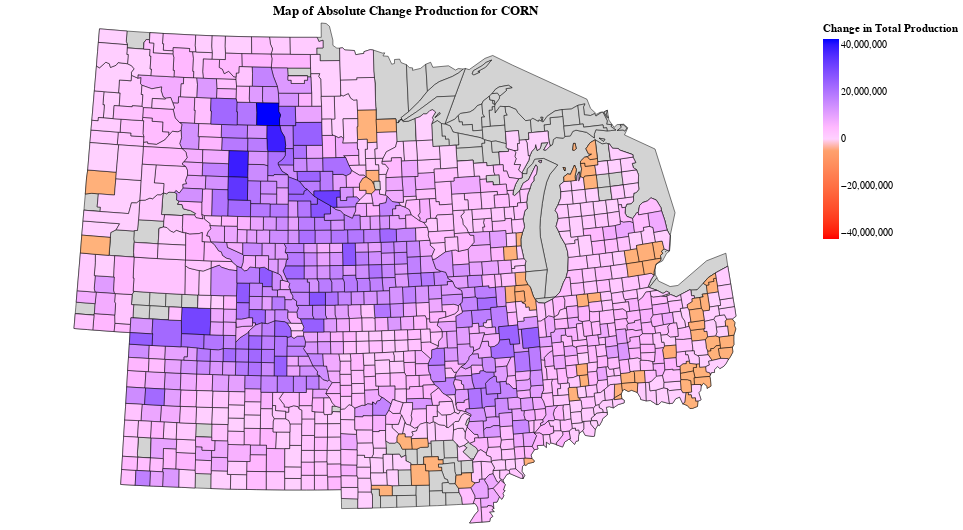
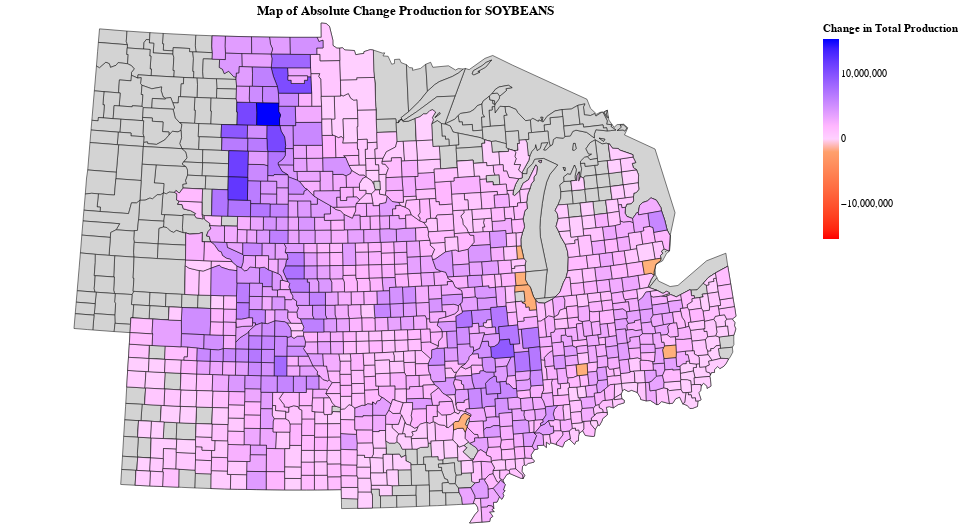
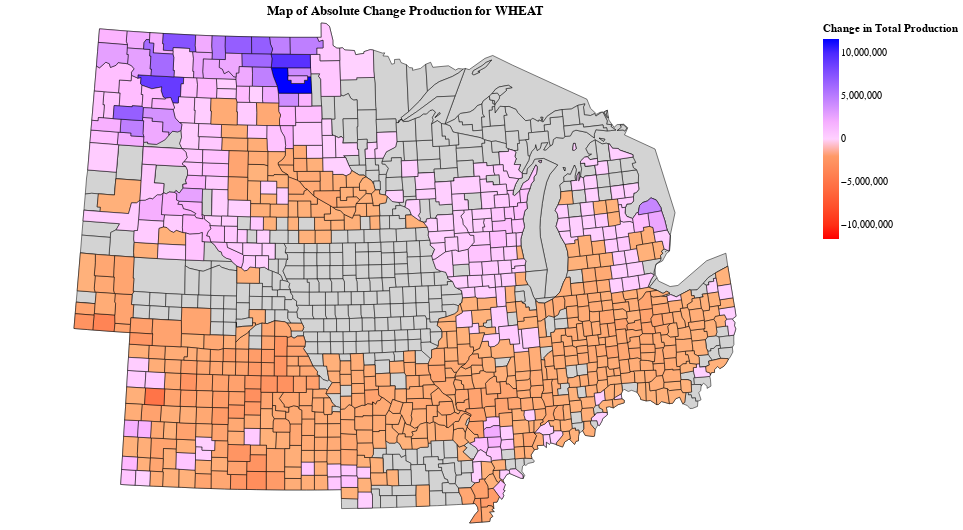

Write notebook code for charts like these, in order.
### Markdown cell above
## Production Change by County

### Code cell
db_name = 'field_crops.db'
table = 'midwest_key_field_crops_cleaned'

query = f"""
Select 
    avg(value) AS avg_value_present,
    commodity_desc,
    state_alpha, 
    state_ansi|| county_ansi as id
from {table} 
where short_desc != 'CORN, SILAGE - PRODUCTION, MEASURED IN TONS'
and asd_code != 99
and county_ansi != ""
and year between 2018 and 2023
group by state_ansi|| county_ansi, commodity_desc
"""
conn = sqlite3.connect(db_name) 
avg_area_present = pd.read_sql(query, conn)

query = f"""
Select 
    avg(value) AS avg_value_past,
    commodity_desc,
    state_alpha,
    state_ansi|| county_ansi as id
from {table} 
where short_desc != 'CORN, SILAGE - PRODUCTION, MEASURED IN TONS'
and asd_code != 99
and county_ansi != ""
and year between 1975 and 1980
group by state_ansi|| county_ansi, commodity_desc
"""
avg_area_past = pd.read_sql(query, conn)

prod_change = pd.merge(avg_area_present, avg_area_past, on=["commodity_desc", "id"])
prod_change["abs_change_prod"] = (prod_change['avg_value_present'] -  prod_change['avg_value_past']) 
prod_change["perc_change_prod"] = ((prod_change['avg_value_present'] -  prod_change['avg_value_past']) / prod_change['avg_value_past'])*100
prod_change

query = f"""
Select 
    distinct
    state_ansi
from {table} 
"""
conn = sqlite3.connect(db_name) 
check = pd.read_sql(query, conn)

state_ansi_list = check.iloc[:,0].to_list()
midwest_counties_gdf = counties_gdf[counties_gdf['id'].str[:2].isin(state_ansi_list)]
midwest_counties_gdf = midwest_counties_gdf[
    counties_gdf['id'].str[:2].isin(state_ansi_list) & 
    (counties_gdf['id'].str.len() == 5)  
]


merged = gpd.GeoDataFrame(pd.merge(prod_change, midwest_counties_gdf, on='id', how='left'))
merged.set_geometry('geometry', inplace=True)

crop_list = [ 'CORN', 'SOYBEANS', 'WHEAT']

for crop in crop_list:
    crop_df = merged[merged['commodity_desc']== crop]

    # background map
    county_map_background = alt.Chart(midwest_counties_gdf).mark_geoshape(
        fill='lightgray',  
        stroke='black',   
        strokeWidth=0.5    
    ).properties(
        width=800,
        height=500
    ).project('albersUsa')  

    # filled map
    county_map_filled = alt.Chart(crop_df).mark_geoshape(
        stroke='black',   
        strokeWidth=0.5 
    ).encode(
        color=alt.Color(
            'abs_change_prod:Q',
            scale=alt.Scale(
                domain=[-max(abs(crop_df["abs_change_prod"])), 0, max(abs(crop_df["abs_change_prod"]))],  # Centering around 0
                range=['red', 'white', 'blue']  # Blue for positive, white for zero, red for neg
            ),
            legend=alt.Legend(title='Change in Total Production')
        ),
        tooltip=['id:N', 'abs_change_prod:Q'] 
    ).properties(
        title=f'Map of Absolute Change Production for {crop}'
    ).project('albersUsa')

    # layer the filled map on top of the gray background
    layered_map = county_map_background + county_map_filled

    layered_map.show()

### Figure 1 — Vega-Lite specification as saved in the notebook (floating-point values rounded to 4 significant figures; data arrays with more than 128 entries replaced by an {"elided": "..."} marker saying what was removed)
{"config": {"view": {"continuousWidth": 300, "continuousHeight": 300}}, "layer": [{"data": {"name": "data-21d02f6db7e2d590f81d4c65355f6fe3"}, "mark": {"type": "geoshape", "fill": "lightgray", "stroke": "black", "strokeWidth": 0.5}, "projection": {"type": "albersUsa"}}, {"data": {"name": "data-4f9730481692ee353c7ca5d98efe235d"}, "mark": {"type": "geoshape", "stroke": "black", "strokeWidth": 0.5}, "encoding": {"color": {"field": "abs_change_prod", "legend": {"title": "Change in Total Production"}, "scale": {"domain": [-42550000.0, 0, 42550000.0], "range": ["red", "white", "blue"]}, "type": "quantitative"}, "tooltip": [{"field": "id", "type": "nominal"}, {"field": "abs_change_prod", "type": "quantitative"}]}, "projection": {"type": "albersUsa"}, "title": "Map of Absolute Change Production for CORN"}], "height": 500, "width": 800, "$schema": "https://vega.github.io/schema/vega-lite/v5.20.1.json", "datasets": {"data-21d02f6db7e2d590f81d4c65355f6fe3": {"elided": "1072 records"}, "data-4f9730481692ee353c7ca5d98efe235d": {"elided": "991 records"}}}

### Figure 2 — Vega-Lite specification as saved in the notebook (floating-point values rounded to 4 significant figures; data arrays with more than 128 entries replaced by an {"elided": "..."} marker saying what was removed)
{"config": {"view": {"continuousWidth": 300, "continuousHeight": 300}}, "layer": [{"data": {"name": "data-21d02f6db7e2d590f81d4c65355f6fe3"}, "mark": {"type": "geoshape", "fill": "lightgray", "stroke": "black", "strokeWidth": 0.5}, "projection": {"type": "albersUsa"}}, {"data": {"name": "data-5ca02b85adeb57664f3a8bf9844788ce"}, "mark": {"type": "geoshape", "stroke": "black", "strokeWidth": 0.5}, "encoding": {"color": {"field": "abs_change_prod", "legend": {"title": "Change in Total Production"}, "scale": {"domain": [-15490000.0, 0, 15490000.0], "range": ["red", "white", "blue"]}, "type": "quantitative"}, "tooltip": [{"field": "id", "type": "nominal"}, {"field": "abs_change_prod", "type": "quantitative"}]}, "projection": {"type": "albersUsa"}, "title": "Map of Absolute Change Production for SOYBEANS"}], "height": 500, "width": 800, "$schema": "https://vega.github.io/schema/vega-lite/v5.20.1.json", "datasets": {"data-21d02f6db7e2d590f81d4c65355f6fe3": {"elided": "1072 records"}, "data-5ca02b85adeb57664f3a8bf9844788ce": {"elided": "889 records"}}}

### Figure 3 — Vega-Lite specification as saved in the notebook (floating-point values rounded to 4 significant figures; data arrays with more than 128 entries replaced by an {"elided": "..."} marker saying what was removed)
{"config": {"view": {"continuousWidth": 300, "continuousHeight": 300}}, "layer": [{"data": {"name": "data-21d02f6db7e2d590f81d4c65355f6fe3"}, "mark": {"type": "geoshape", "fill": "lightgray", "stroke": "black", "strokeWidth": 0.5}, "projection": {"type": "albersUsa"}}, {"data": {"name": "data-4fdf4e06ff187d045ccbf93374ecff59"}, "mark": {"type": "geoshape", "stroke": "black", "strokeWidth": 0.5}, "encoding": {"color": {"field": "abs_change_prod", "legend": {"title": "Change in Total Production"}, "scale": {"domain": [-11620000.0, 0, 11620000.0], "range": ["red", "white", "blue"]}, "type": "quantitative"}, "tooltip": [{"field": "id", "type": "nominal"}, {"field": "abs_change_prod", "type": "quantitative"}]}, "projection": {"type": "albersUsa"}, "title": "Map of Absolute Change Production for WHEAT"}], "height": 500, "width": 800, "$schema": "https://vega.github.io/schema/vega-lite/v5.20.1.json", "datasets": {"data-21d02f6db7e2d590f81d4c65355f6fe3": {"elided": "1072 records"}, "data-4fdf4e06ff187d045ccbf93374ecff59": {"elided": "743 records"}}}
